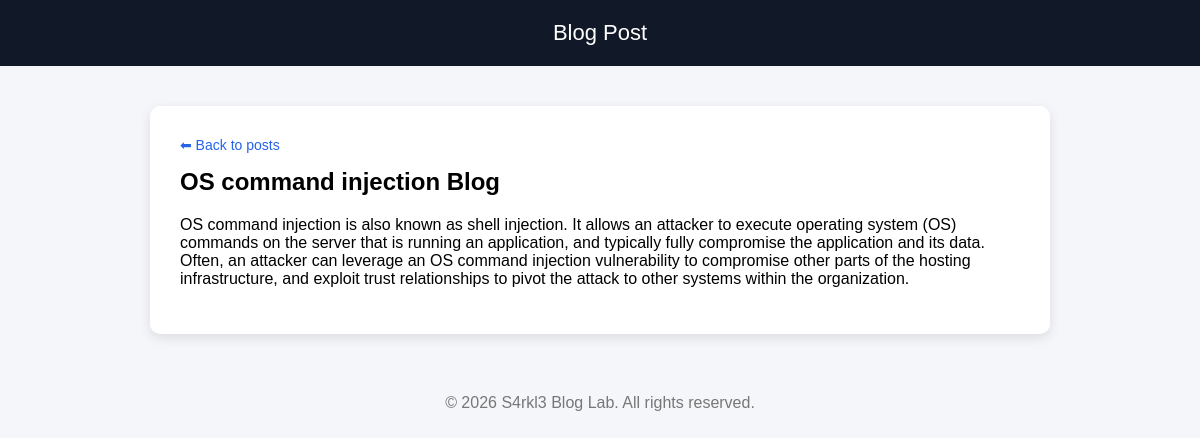
/post.php?id=2, run on the app's committed database.
### tables this page shows
CREATE TABLE posts (
    id INT AUTO_INCREMENT PRIMARY KEY,
    title VARCHAR(255) NOT NULL,
    content TEXT NOT NULL,
    created_at TIMESTAMP DEFAULT CURRENT_TIMESTAMP
);

### src/post.php (the view, shortened to what this page needs)
<?php include('db.php'); ?>
<!DOCTYPE html>
<html>
<head>
</head>
<body>
<header> Blog Post</header>
<div class="container">
<a class="back" href="index.php">⬅ Back to posts</a>
    <?php
   if (isset($_GET['id'])) {
      $id = $_GET['id'];
      $query = "SELECT title, content FROM posts WHERE id='$id'";
      mysqli_query($conn,$query);
      if(ctype_digit($id)){
        $safe_id = intval($id);
        $safe_query = "SELECT title, content FROM posts WHERE id=$safe_id";
        $result = mysqli_query($conn,$safe_query);
        if($result && mysqli_num_rows($result)>0){
            $row = mysqli_fetch_assoc($result);
            echo"<h2>".$row['title']."</h2>";
            echo"<p>".$row['content']."</p>";
        } else {
            echo"<h2>Post not found</h2>";
        }
      } else {
        echo"<h2>Post not found</h2>";
      }
}
    ?>
</div>
<footer>© 2026 S4rkl3 Blog Lab. All rights reserved.</footer>
</body>
</html>

### src/post.php (style rules this page uses)
body { margin: 0; font-family: Arial, Helvetica, sans-serif; background: #f4f6f9; }
header { background: #111827; color: white; padding: 20px; text-align: center; font-size: 22px; }
.container { width: 70%; margin: 40px auto; background: white; padding: 30px; border-radius: 10px; box-shadow: 0 4px 12px rgba(0,0,0,0.1); }
h2 { margin-top: 0; }
.back { display: inline-block; margin-bottom: 15px; text-decoration: none; color: #2563eb; font-size: 14px; }
footer { text-align: center; padding: 20px; color: #777; margin-top: 40px; }

### data on the page
posts: title "OS command injection Blog", content "OS command injection is also known as shell injection. It allows an attacker to execute operating system (OS) commands on the server that is running an application, and typically fully compromise the application and its data. Often, an attacker can leverage an OS command injection vulnerability to compromise other parts of the hosting infrastructure, and exploit trust relationships to pivot the attack to other systems within the organization."
